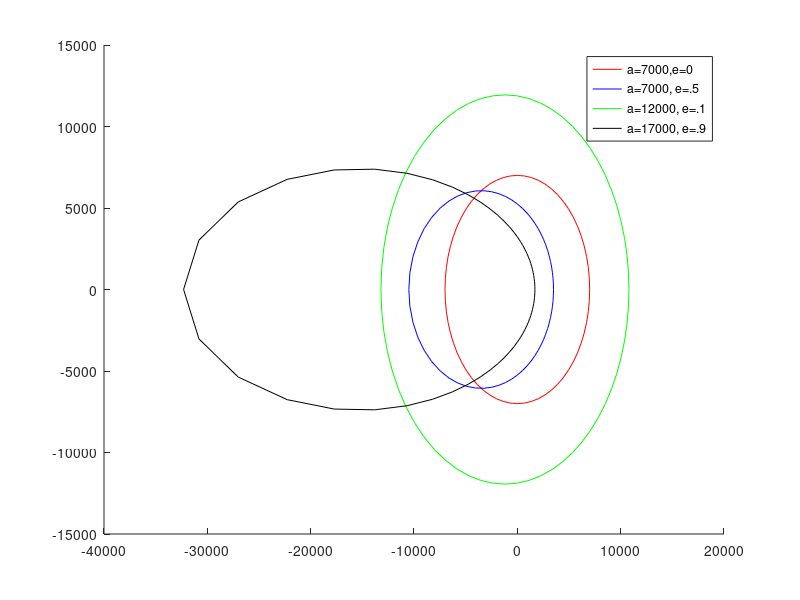

Here is the MATLAB script that generated this plot:
clear
clc
clf
 
a = 7000; e = 0; 
theta = [0:pi/32:2*pi];
p = a*(1-e^2);
r = p./(1+e*cos(theta));
x=r.*cos(theta);
y=r.*sin(theta);
 
hold on 
plot(x,y,'r')
 
a = 7000; e = .5; 
p = a*(1-e^2);
r = p./(1+e*cos(theta));
x=r.*cos(theta);
y=r.*sin(theta);
 
hold on 
plot(x,y,'b')

a = 12000; e = .1; 
p = a*(1-e^2);
r = p./(1+e*cos(theta));
x=r.*cos(theta);
y=r.*sin(theta);
 
hold on 
plot(x,y,'g')
 
  
a = 17000; e = .9; 
p = a*(1-e^2);
r = p./(1+e*cos(theta));
x=r.*cos(theta);
y=r.*sin(theta);
 
hold on 
plot(x,y,'k')
 
legend('a=7000,e=0','a=7000, e=.5','a=12000, e=.1','a=17000, e=.9')
